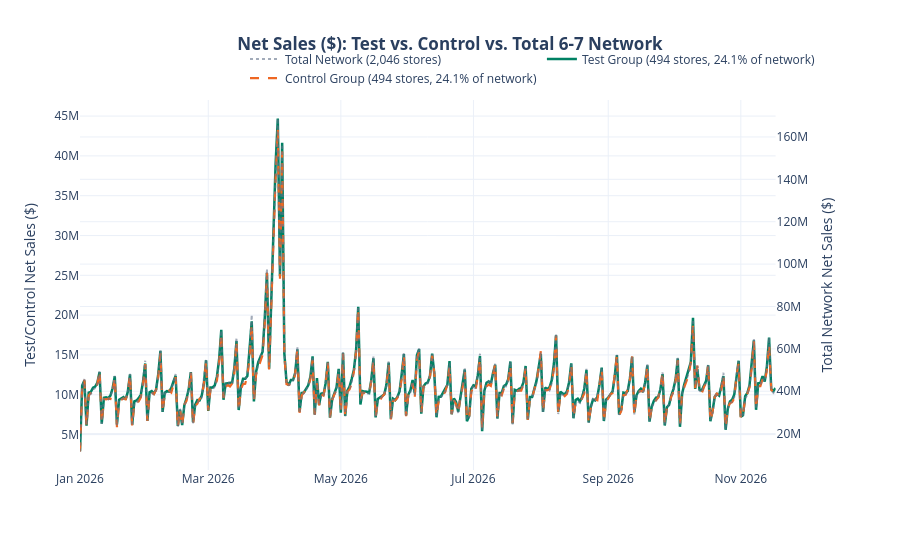

Source (notebook cell):
### Markdown cell above
#### Plotly

### Code cell
# Daily totals for the entire network
daily_total_network = df_results.groupby('dt_ref').agg({ 'net_sales': 'sum', 'qty_sold': 'sum'}).reset_index()

# Chart with a secondary axis for the network total
fig = make_subplots(specs=[[{"secondary_y": True}]])

# Network total on the secondary axis
fig.add_trace(go.Scatter(x=daily_total_network['dt_ref'], y=daily_total_network['net_sales'],name=f'Total Network ({total_stores:,} stores)', line=dict(color=PALETTE['total'], width=2, dash='dot'),opacity=0.6), secondary_y=True)

# Test and control groups on the primary axis
fig.add_trace(go.Scatter(x=daily_piv.index, y=daily_piv[('net_sales', 'test')],name=f'Test Group ({n_test:,} stores, {n_test/total_stores*100:.1f}% of network)', line=dict(color=PALETTE['test'], width=2.5)),secondary_y=False)
fig.add_trace(go.Scatter(x=daily_piv.index, y=daily_piv[('net_sales', 'control')],name=f'Control Group ({n_control:,} stores, {n_control/total_stores*100:.1f}% of network)', line=dict(color=PALETTE['control'], width=2.2, dash='dash')),secondary_y=False)
fig.update_layout(title=dict(text='<b>Net Sales ($): Test vs. Control vs. Total 6-7 Network</b>', x=0.5), template='plotly_white', height=550, hovermode='x unified', legend=dict(orientation='h', yanchor='bottom', y=1.02, xanchor='right', x=1))

fig.update_yaxes(title_text='Test/Control Net Sales ($)', secondary_y=False)
fig.update_yaxes(title_text='Total Network Net Sales ($)', secondary_y=True)
fig.show()

### Figure 1 — Plotly figure (JSON) as saved in the notebook; plotly's stock layout.template omitted (floating-point values rounded to 4 significant figures; data arrays with more than 128 entries replaced by an {"elided": "..."} marker saying what was removed)
{"data": [{"line": {"color": "#64748B", "dash": "dot", "width": 2}, "name": "Total Network (2,046 stores)", "opacity": 0.6, "type": "scatter", "x": {"elided": "321 str values"}, "xaxis": "x", "y": {"elided": "321 float values"}, "yaxis": "y2"}, {"line": {"color": "#008163", "width": 2.5}, "name": "Test Group (494 stores, 24.1% of network)", "type": "scatter", "x": {"elided": "321 str values"}, "xaxis": "x", "y": {"elided": "321 float values"}, "yaxis": "y"}, {"line": {"color": "#EE6723", "dash": "dash", "width": 2.2}, "name": "Control Group (494 stores, 24.1% of network)", "type": "scatter", "x": {"elided": "321 str values"}, "xaxis": "x", "y": {"elided": "321 float values"}, "yaxis": "y"}], "layout": {"height": 550, "hovermode": "x unified", "legend": {"orientation": "h", "x": 1, "xanchor": "right", "y": 1.02, "yanchor": "bottom"}, "title": {"text": "<b>Net Sales ($): Test vs. Control vs. Total 6-7 Network</b>", "x": 0.5}, "xaxis": {"anchor": "y", "domain": [0, 0.94]}, "yaxis": {"anchor": "x", "domain": [0, 1], "title": {"text": "Test/Control Net Sales ($)"}}, "yaxis2": {"anchor": "x", "overlaying": "y", "side": "right", "title": {"text": "Total Network Net Sales ($)"}}}}
